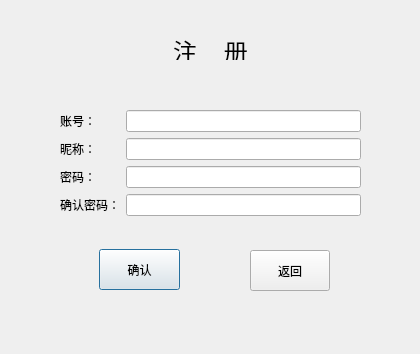
<?xml version="1.0" encoding="UTF-8"?>
<ui version="4.0">
 <class>Register</class>
 <widget class="QDialog" name="Register">
  <property name="geometry">
   <rect>
    <x>0</x>
    <y>0</y>
    <width>420</width>
    <height>354</height>
   </rect>
  </property>
  <property name="windowTitle">
   <string>Dialog</string>
  </property>
  <property name="modal">
   <bool>true</bool>
  </property>
  <widget class="QLabel" name="label">
   <property name="geometry">
    <rect>
     <x>120</x>
     <y>40</y>
     <width>181</width>
     <height>20</height>
    </rect>
   </property>
   <property name="font">
    <font>
     <pointsize>18</pointsize>
    </font>
   </property>
   <property name="text">
    <string>注    册</string>
   </property>
   <property name="alignment">
    <set>Qt::AlignCenter</set>
   </property>
  </widget>
  <widget class="QWidget" name="widget" native="true">
   <property name="geometry">
    <rect>
     <x>60</x>
     <y>110</y>
     <width>301</width>
     <height>121</height>
    </rect>
   </property>
   <layout class="QFormLayout" name="formLayout">
    <item row="0" column="0">
     <widget class="QLabel" name="label_2">
      <property name="text">
       <string>账号：</string>
      </property>
     </widget>
    </item>
    <item row="0" column="1">
     <widget class="QLineEdit" name="id"/>
    </item>
    <item row="1" column="0">
     <widget class="QLabel" name="label_5">
      <property name="text">
       <string>昵称：</string>
      </property>
     </widget>
    </item>
    <item row="1" column="1">
     <widget class="QLineEdit" name="name"/>
    </item>
    <item row="2" column="0">
     <widget class="QLabel" name="label_3">
      <property name="text">
       <string>密码：</string>
      </property>
     </widget>
    </item>
    <item row="2" column="1">
     <widget class="QLineEdit" name="pd"/>
    </item>
    <item row="3" column="0">
     <widget class="QLabel" name="label_4">
      <property name="text">
       <string>确认密码：</string>
      </property>
      <property name="alignment">
       <set>Qt::AlignCenter</set>
      </property>
     </widget>
    </item>
    <item row="3" column="1">
     <widget class="QLineEdit" name="pdagain"/>
    </item>
   </layout>
   <zorder>label_2</zorder>
   <zorder>label_5</zorder>
   <zorder>label_3</zorder>
   <zorder>label_4</zorder>
   <zorder>label_4</zorder>
   <zorder>id</zorder>
   <zorder>name</zorder>
   <zorder>pd</zorder>
   <zorder>pdagain</zorder>
  </widget>
  <widget class="QPushButton" name="ok">
   <property name="geometry">
    <rect>
     <x>99</x>
     <y>249</y>
     <width>81</width>
     <height>41</height>
    </rect>
   </property>
   <property name="text">
    <string>确认</string>
   </property>
  </widget>
  <widget class="QPushButton" name="cancel">
   <property name="geometry">
    <rect>
     <x>250</x>
     <y>250</y>
     <width>80</width>
     <height>41</height>
    </rect>
   </property>
   <property name="text">
    <string>返回</string>
   </property>
  </widget>
 </widget>
 <resources/>
 <connections/>
</ui>
